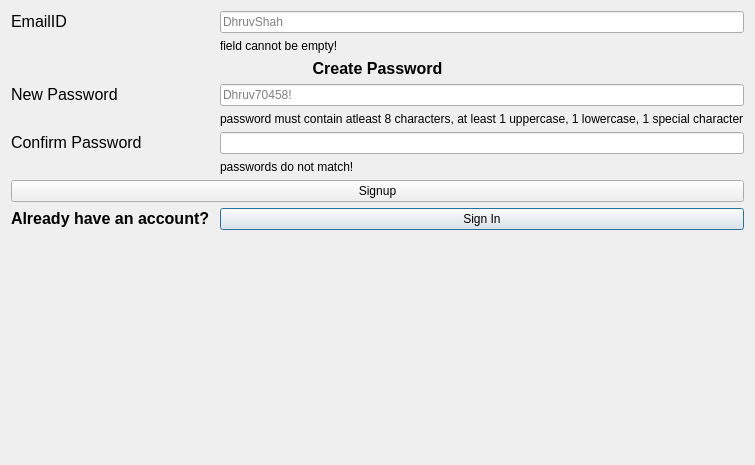
<?xml version="1.0" encoding="UTF-8"?>
<ui version="4.0">
 <class>signupscreen</class>
 <widget class="QDialog" name="signupscreen">
  <property name="geometry">
   <rect>
    <x>0</x>
    <y>0</y>
    <width>644</width>
    <height>465</height>
   </rect>
  </property>
  <property name="windowTitle">
   <string>Dialog</string>
  </property>
  <layout class="QVBoxLayout" name="verticalLayout">
   <item>
    <layout class="QFormLayout" name="formLayout">
     <property name="sizeConstraint">
      <enum>QLayout::SizeConstraint::SetDefaultConstraint</enum>
     </property>
     <item row="3" column="0">
      <widget class="QLabel" name="label">
       <property name="text">
        <string>&lt;html&gt;&lt;head/&gt;&lt;body&gt;&lt;p&gt;&lt;span style=&quot; font-size:12pt;&quot;&gt;EmailID&lt;/span&gt;&lt;/p&gt;&lt;/body&gt;&lt;/html&gt;</string>
       </property>
      </widget>
     </item>
     <item row="3" column="1">
      <widget class="QLineEdit" name="lineEdit">
       <property name="placeholderText">
        <string>DhruvShah</string>
       </property>
      </widget>
     </item>
     <item row="5" column="0" colspan="2">
      <widget class="QLabel" name="label_2">
       <property name="text">
        <string>&lt;html&gt;&lt;head/&gt;&lt;body&gt;&lt;p align=&quot;center&quot;&gt;&lt;span style=&quot; font-size:12pt; font-weight:700;&quot;&gt;Create Password&lt;/span&gt;&lt;/p&gt;&lt;/body&gt;&lt;/html&gt;</string>
       </property>
      </widget>
     </item>
     <item row="7" column="0">
      <widget class="QLabel" name="label_3">
       <property name="text">
        <string>&lt;html&gt;&lt;head/&gt;&lt;body&gt;&lt;p&gt;&lt;span style=&quot; font-size:12pt;&quot;&gt;             New Password                                     &lt;/span&gt;&lt;/p&gt;&lt;/body&gt;&lt;/html&gt;</string>
       </property>
      </widget>
     </item>
     <item row="7" column="1">
      <widget class="QLineEdit" name="lineEdit_2">
       <property name="placeholderText">
        <string>Dhruv70458!</string>
       </property>
      </widget>
     </item>
     <item row="8" column="1">
      <widget class="QLabel" name="passerrorlabel">
       <property name="text">
        <string>password must contain atleast 8 characters, at least 1 uppercase, 1 lowercase, 1 special character</string>
       </property>
      </widget>
     </item>
     <item row="9" column="0">
      <widget class="QLabel" name="label_4">
       <property name="text">
        <string>&lt;html&gt;&lt;head/&gt;&lt;body&gt;&lt;p&gt;&lt;span style=&quot; font-size:12pt;&quot;&gt;   Confirm Password &lt;/span&gt;&lt;/p&gt;&lt;/body&gt;&lt;/html&gt;</string>
       </property>
      </widget>
     </item>
     <item row="9" column="1">
      <widget class="QLineEdit" name="confirmpass"/>
     </item>
     <item row="10" column="1">
      <widget class="QLabel" name="matcherrorlabel">
       <property name="text">
        <string>passwords do not match!</string>
       </property>
      </widget>
     </item>
     <item row="12" column="0">
      <widget class="QLabel" name="label_5">
       <property name="text">
        <string>&lt;html&gt;&lt;head/&gt;&lt;body&gt;&lt;p&gt;&lt;span style=&quot; font-size:12pt; font-weight:700;&quot;&gt;Already have an account? &lt;/span&gt;&lt;/p&gt;&lt;/body&gt;&lt;/html&gt;</string>
       </property>
      </widget>
     </item>
     <item row="12" column="1">
      <widget class="QPushButton" name="pushButton">
       <property name="text">
        <string>Sign In</string>
       </property>
      </widget>
     </item>
     <item row="4" column="1">
      <widget class="QLabel" name="emailerrorlabel">
       <property name="text">
        <string>field cannot be empty!</string>
       </property>
      </widget>
     </item>
     <item row="11" column="0" colspan="2">
      <widget class="QPushButton" name="pushButton_2">
       <property name="text">
        <string>Signup</string>
       </property>
      </widget>
     </item>
    </layout>
   </item>
  </layout>
 </widget>
 <resources/>
 <connections/>
</ui>
